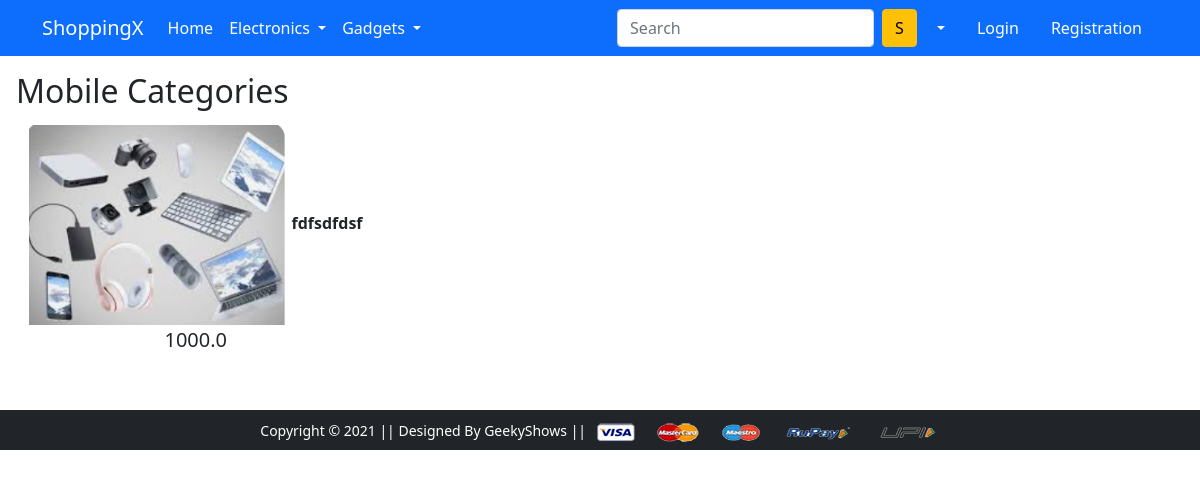
Page /electronics/ on the earlier database version.
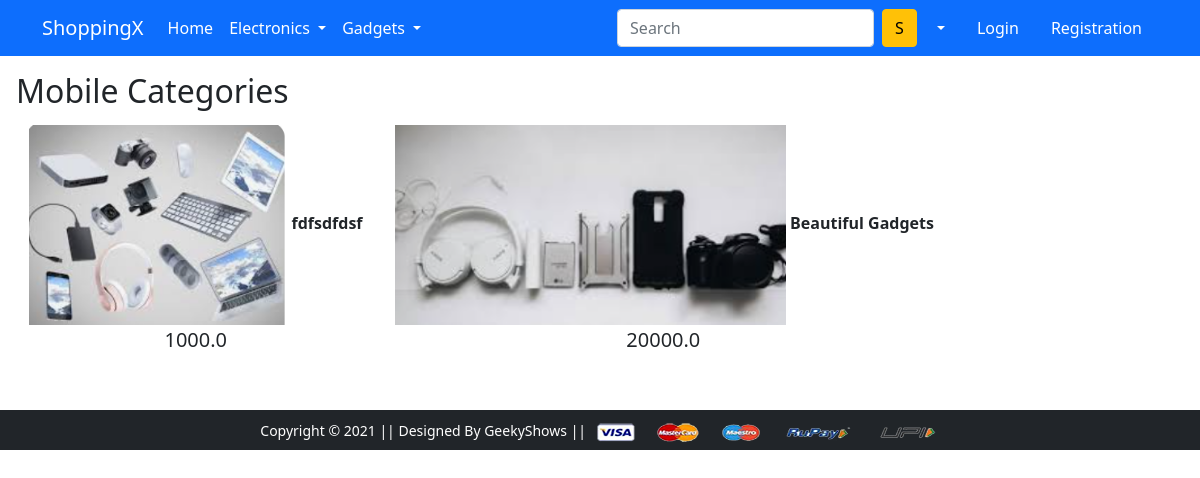
Same page on the later database version.
### app/models.py (models this page shows, shortened)
class Product(models.Model):
    user = models.ForeignKey(User, on_delete=models.CASCADE)
    title = models.CharField(max_length=100)
    selling_price = models.FloatField()
    discounted_price = models.FloatField()
    description = models.TextField()
    brand = models.CharField(max_length=200)
    category = models.CharField(choices=Category, max_length=100)
    product_img = models.ImageField(upload_to='product_image')

### app/views.py (the view)
# urls.py: path('electronics/',views.electronics.as_view(),name='electronics'),
class electronics(View):
    def get(self,request):
        electronics=Product.objects.filter(category='E')
        return render(request, 'app/mobile.html',{'product':electronics})

### app/templates/app/mobile.html (shortened to what this page needs)
{% extends 'app/base.html' %}
{% load static %}
{% block main-content %}
<div class="m-3">
    <h2>Mobile Categories</h2>
    {% if product %}
      {% for m in product %}
      <a href="{% url 'product_detail' m.id %}" class="btn">
        <div class="item">
          <img src="{{ m.product_img.url }}" alt="" height="200px">
          <span class="fw-bold">{{ m.title }}</span><br>
          <span class="fs-5">{{ m.selling_price }}</span>
      </div>
      </a>
      {% endfor %}
    </div>
    {% else %}
    <p>No products found in this category.</p>
    {% endif %}
{% endblock main-content %}

### app/templates/app/base.html (shortened to what this page needs)
<!doctype html>
{% load static %}
<html lang="en">
  <head>
    <link href="https://cdn.jsdelivr.net/npm/bootstrap@5.0.0-beta1/dist/css/bootstrap.min.css" rel="stylesheet">
    <link rel="stylesheet" href="{% static 'app/css/owl.carousel.min.css' %}">
    <link rel="stylesheet" href="{% static 'app/css/all.min.css' %}">
    <link rel="stylesheet" href="{% static 'app/css/style.css' %}">
  </head>
  <body>
    <nav class="navbar navbar-expand-lg navbar-dark bg-primary">
     <div class="container">
       <a class="navbar-brand" href="/">ShoppingX</a>
       <div class="collapse navbar-collapse" id="navbarSupportedContent">
         <ul class="navbar-nav me-auto mb-2 mb-lg-0">
           <li class="nav-item">
             <a class="nav-link active" aria-current="page" href="/">Home</a>
           </li>
           <li class="nav-item dropdown">
             <a class="nav-link dropdown-toggle text-white" href="#" id="electronicsDropdown" role="button" data-bs-toggle="dropdown" aria-expanded="false">
               Electronics
             </a>
           </li>
           <li class="nav-item dropdown">
             <a class="nav-link dropdown-toggle text-white" href="#" id="fashionDropdown" role="button" data-bs-toggle="dropdown" aria-expanded="false">
               Gadgets
             </a>
           </li>
         </ul>
         <form class="d-flex">
           <input class="form-control me-2" type="search" placeholder="Search" aria-label="Search">
           <button class="btn btn-warning" type="submit">S</button>
         </form>
         <div>
          <ul class="navbar-nav me-auto mb-2 mb-lg-0">
           <li class="nav-item dropdown mx-2">
              <a class="nav-link dropdown-toggle text-white" href="#" id="profileDropdown" role="button" data-bs-toggle="dropdown" aria-expanded="false">
              <a href="">
                {% if request.user.is_authenticated %}
                  <ul class="dropdown-menu" aria-labelledby="profileDropdown">
                    <li><a class="dropdown-item" href="{% url 'profile' %}">Profile</a></li>
                    <li><a class="dropdown-item" href="{% url 'orders' %}">Orders</a></li>
                    <li><a class="dropdown-item" href="{% url 'changepassword' %}">Change Password</a></li>
                    <li><a class="dropdown-item" href="{% url 'userLogout' %}">Logout</a></li>
                  </ul>
            </li>
            <li class="nav-item mx-2">
             <a href="{% url 'add-to-cart' 2 %}" class="nav-link text-white"><span class="badge bg-danger">4</span> Cart </a>
            </li>
            {%else%}
            <li class="nav-item mx-2">
             <a href="{% url 'login' %}" class="nav-link text-white">Login</a>
            </li>
            <li class="nav-item mx-2">
             <a href="{% url 'customerregistration' %}" class="nav-link text-white">Registration</a>
             {% endif %}
            </li>
          </ul>
         </div>
       </div>
     </div>
    </nav>
    {% block main-content %} {% endblock main-content %}
    <footer class="container-fluid bg-dark text-center p-2 mt-5">
        <small class="text-white">Copyright &copy; 2021 || Designed By GeekyShows || </small>
        <img src="{% static 'app/images/payment.png' %}" alt="" srcset="" class="img-fluid" height="2px">
    </footer>
  </body>
</html>

Differences in the rows shown:
added Product: product_img (picture), title "Beautiful Gadgets", selling_price "20000.0"
